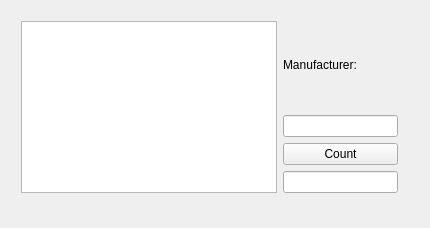
<?xml version="1.0" encoding="UTF-8"?>
<ui version="4.0">
 <class>Test1vsClass</class>
 <widget class="QMainWindow" name="Test1vsClass">
  <property name="geometry">
   <rect>
    <x>0</x>
    <y>0</y>
    <width>430</width>
    <height>228</height>
   </rect>
  </property>
  <property name="windowTitle">
   <string>Test1vs</string>
  </property>
  <widget class="QWidget" name="centralWidget">
   <widget class="QWidget" name="horizontalLayoutWidget">
    <property name="geometry">
     <rect>
      <x>10</x>
      <y>10</y>
      <width>399</width>
      <height>194</height>
     </rect>
    </property>
    <layout class="QHBoxLayout" name="horizontalLayout">
     <item>
      <widget class="QListWidget" name="list"/>
     </item>
     <item>
      <layout class="QVBoxLayout" name="verticalLayout">
       <item>
        <widget class="QLabel" name="manufacturerLabel">
         <property name="text">
          <string>Manufacturer:</string>
         </property>
        </widget>
       </item>
       <item>
        <widget class="QLineEdit" name="input"/>
       </item>
       <item>
        <widget class="QPushButton" name="button">
         <property name="text">
          <string>Count</string>
         </property>
        </widget>
       </item>
       <item>
        <widget class="QLineEdit" name="result"/>
       </item>
      </layout>
     </item>
    </layout>
   </widget>
  </widget>
 </widget>
 <layoutdefault spacing="6" margin="11"/>
 <resources>
  <include location="Test1vs.qrc"/>
 </resources>
 <connections/>
</ui>
